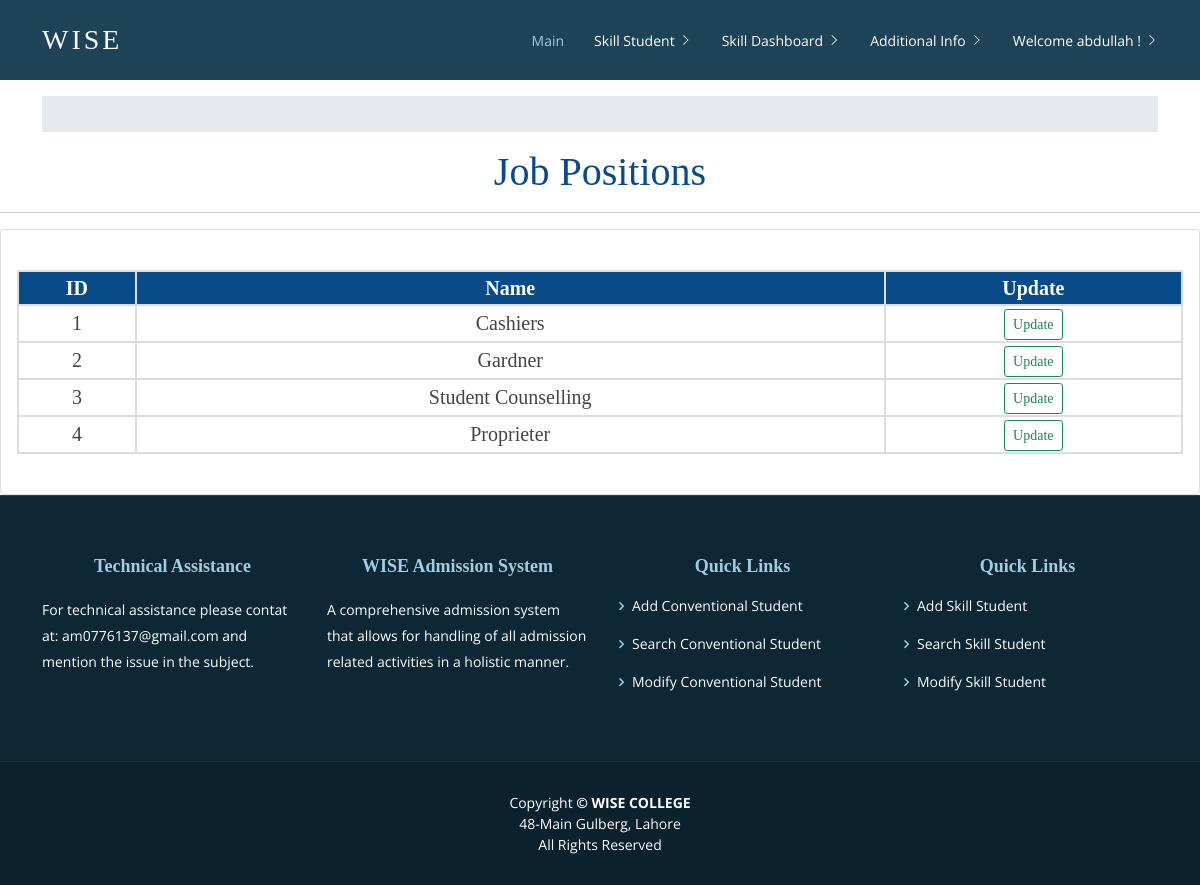
Screenshot of /job_position_dashboard/ (signed in) with the database file from the repository.
### AdmissionSystem/models.py (models this page shows, shortened)
class JobPosition(models.Model):
	job_title=models.CharField(max_length=100)
	created_by = models.CharField(max_length=100, null=True, blank=True)
	updated_by = models.CharField(max_length=100, null=True, blank=True)

### AdmissionSystem/views.py (the view)
# urls.py: path('job_position_dashboard/',views.job_position_dashboard,name='job_position_dashboard'),
@login_required(login_url='loginpageview')
def job_position_dashboard(request):
	jobpositionobjects=JobPosition.objects.all()
	all_data = list()
	for std in jobpositionobjects:
		std_data = list()
		std_data.append(std.id)
		std_data.append(std.job_title)
		all_data.append(std_data)
	context = {'alldata': all_data}
	return render(request,'job_name_dashboard.html',context)

### templates/job_name_dashboard.html (shortened to what this page needs)
{% extends 'base.html' %}
{% load static %}
{% block content %}
<div class="col-md-15">
 		<h1 class="text-center">Job Positions</h1>
		<hr>
		<div class="card card-body">
				<table id="search-table" class="users-table mt-4">
						<tr>
							<th>ID</th>
							<th>Name</th>
							<th>Update</th>
						</tr>
						{% for data in alldata %}
								<tr>
									{% for jobposition in data %}
									<td>{{ jobposition }}</td>
									{% endfor %}
 									<td>
									<input value="Update" type="button" onclick="location.href='{% url 'update_job_position' data.0 %}'" class="btn btn-sm btn-outline-success"></td>
								</tr>
						{% endfor %}
				</table>
				<br>
 		</div>
</div>
{% endblock %}

### templates/base.html (shortened to what this page needs)
<!DOCTYPE html>
<html lang="en">
<head>
    <link rel="stylesheet" href="https://pro.fontawesome.com/releases/v5.10.0/css/all.css" />
    <link href="https://cdn.jsdelivr.net/npm/bootstrap@5.1.3/dist/css/bootstrap.min.css" rel="stylesheet">
    <link href="../../static/admissionsystem/vendor/animate.css/animate.min.css" rel="stylesheet">
    <link href="../../static/admissionsystem/vendor/aos/aos.css" rel="stylesheet">
    <link href="../../static/admissionsystem/vendor/bootstrap/css/bootstrap.min.css" rel="stylesheet">
    <link href="../../static/admissionsystem/vendor/bootstrap-icons/bootstrap-icons.css" rel="stylesheet">
    <link href="../../static/admissionsystem/vendor/boxicons/css/boxicons.min.css" rel="stylesheet">
    <link href="../../static/admissionsystem/vendor/glightbox/css/glightbox.min.css" rel="stylesheet">
    <link href="../../static/admissionsystem/vendor/swiper/swiper-bundle.min.css" rel="stylesheet">
    <link href="../../static/admissionsystem/css/style.css" rel="stylesheet">
    <link href="../../static/admissionsystem/css/Navigation.css" rel="stylesheet"> {% block style %} {% endblock %}
</head>
<body style="background-image: url('../../static/admissionsystem/img/bag.jpg'); background-size: auto;background-repeat: repeat;">
    <header id="header" class="fixed-top d-flex align-items-center">
        <div class="container d-flex justify-content-between align-items-center">
            <div class="logo">
                <h1 class="text-light"><span>Wise</span></a></h1>
            </div>
            <nav id="navbar" class="navbar ">
                <ul>
                    <li><a class="active " href="{% url 'homeview' %}">Main</a></li>
                     <li class="dropdown"><a href="/"><span>Skill Student</span> <i class="bi bi-chevron-right"></i></a>
                    </li>
                    <li class="dropdown"><a href="/"><span>Skill Dashboard</span> <i class="bi bi-chevron-right"></i></a>
                    </li>
                    <li class="dropdown"><a href="/"><span>Additional Info</span> <i class="bi bi-chevron-right"></i></a>
                    </li>
                     <li class="dropdown"><a href="#"><span>Welcome {{ user.get_username }} !</span> <i class="bi bi-chevron-right"></i></a>
                    </li>
                </ul>
            </nav>
        </div>
    </header>
    <br>
    <br>
    <br>
    <br>
    <div class="container">
        <ol class="breadcrumb breadcrumb-arrow">
        </ol>
    </div>
    {% include 'messages.html' %} {% block content %} {% endblock %}
    <footer id="footer" data-aos="fade-up" data-aos-easing="ease-in-out" data-aos-duration="500">
        <div class="footer-top">
            <div class="container">
                <div class="row">
                    <div class="col-lg-3 col-md-6 footer-contact">
                        <h4>Technical Assistance</h4>
                        <p>
                            For technical assistance
                            please contat at:
                            am0776137@gmail.com
                            and mention the issue in the subject.
                        </p>
                    </div>
                    <div class="col-lg-3 col-md-6 footer-contact">
                        <h4>WISE Admission System</h4>
                        <p>
                            A comprehensive admission system
                            that allows for handling of all admission
                            related activities in a holistic manner.
                        </p>
                    </div>
                    <div class="col-lg-3 col-md-6 footer-links">
                        <h4>Quick Links</h4>
                        <ul>
                            <li><i class="bx bx-chevron-right"></i> <a href="#">Add Conventional Student</a></li>
                            <li><i class="bx bx-chevron-right"></i> <a href="#">Search Conventional Student</a></li>
                            <li><i class="bx bx-chevron-right"></i> <a href="#">Modify Conventional Student</a></li>
                        </ul>
                    </div>
                    <div class="col-lg-3 col-md-6 footer-links">
                        <h4>Quick Links</h4>
                        <ul>
                            <li><i class="bx bx-chevron-right"></i> <a href="{% url 'addskillstudentview' %}">Add Skill Student</a></li>
                            <li><i class="bx bx-chevron-right"></i> <a href="{% url 'search_skill_dashboard' %}">Search Skill Student</a></li>
                            <li><i class="bx bx-chevron-right"></i> <a href="{% url 'modify_skill_dashboard' %}">Modify Skill Student</a></li>
                        </ul>
                    </div>
                </div>
            </div>
        </div>
        <div class="container">
            <div class="copyright">
                Copyright <strong>&copy; <span>WISE COLLEGE</span></strong>
                <br>
                48-Main Gulberg, Lahore
                <br>
                All Rights Reserved
            </div>
        </div>
    </footer>
</body>
</html>

### static/admissionsystem/css/style.css (style rules this page uses)
body { font-family: "Open Sans", sans-serif; color: #444; }
a { color: #4fa6d5; text-decoration: none; }
h1, h2, h3, h4, h5, h6, .font-primary { font-family: "Times New Roman"; }
#header { height: 80px; transition: all 0.5s; z-index: 997; transition: all 0.5s; background: #1e4356; }
#header .logo h1 { font-size: 28px; margin: 0; padding: 4px 0; line-height: 1; font-weight: 400; letter-spacing: 3px; text-transform: uppercase; }
.navbar { padding: 0; }
.navbar ul { margin: 0; padding: 0; display: flex; list-style: none; align-items: center; }
.navbar li { position: relative; }
.navbar a { display: flex; align-items: center; justify-content: space-between; padding: 10px 0 10px 30px; font-family: "Open Sans", sans-serif; font-size: 14px; color: #fff; white-space: nowrap; transition: 0.3s; text-decoration: none; }
.navbar a i { font-size: 12px; line-height: 0; margin-left: 5px; }
.navbar a:hover, .navbar .active, .navbar li:hover > a { color: #a2cce3; }
#footer { background: #0b212d; padding: 0 0 30px 0; color: #fff; font-size: 14px; }
#footer .footer-top { background: #0d2735; border-top: 1px solid #17455e; border-bottom: 1px solid #123649; padding: 60px 0 30px 0; }
#footer .footer-top h4 { font-size: 18px; font-weight: 600; color: #a2cce3; position: relative; padding-bottom: 12px; }
#footer .footer-top .footer-links { margin-bottom: 30px; }
#footer .footer-top .footer-links ul { list-style: none; padding: 0; margin: 0; }
#footer .footer-top .footer-links ul i { padding-right: 2px; color: #a2cce3; font-size: 18px; line-height: 1; }
#footer .footer-top .footer-links ul li { padding: 10px 0; display: flex; align-items: center; }
#footer .footer-top .footer-links ul li:first-child { padding-top: 0; }
#footer .footer-top .footer-links ul a { color: #fff; transition: 0.3s; display: inline-block; line-height: 1; }
#footer .footer-top .footer-contact { margin-bottom: 30px; }
#footer .footer-top .footer-contact p { line-height: 26px; }
#footer .copyright { text-align: center; padding-top: 30px; }

### static/admissionsystem/css/Navigation.css (style rules this page uses)
.breadcrumb-arrow { height: 36px; padding: 0; line-height: 36px; list-style: none; background-color: #e6e9ed }

### templates/job_name_dashboard.html (style rules this page uses)
h1, h2, h3, h4, h5, h6 { text-align: center; color: #094a89; font-family: timesnewroman; }
table { border-collapse: collapse; width: 100%; text-align: center; font-size: 20px; font-family: timesnewroman; }
th { background-color: #094a89; color: white; }
th, td { border: 2px solid #ddd; }

### rows the page displays
JobPosition: data "Cashiers"
JobPosition: data "Gardner"
JobPosition: data "Student Counselling"
JobPosition: data "Proprieter"

### other values shown
{{ user.get_username }} "abdullah"
{{ jobposition }} "1" "2" "3" "4"
